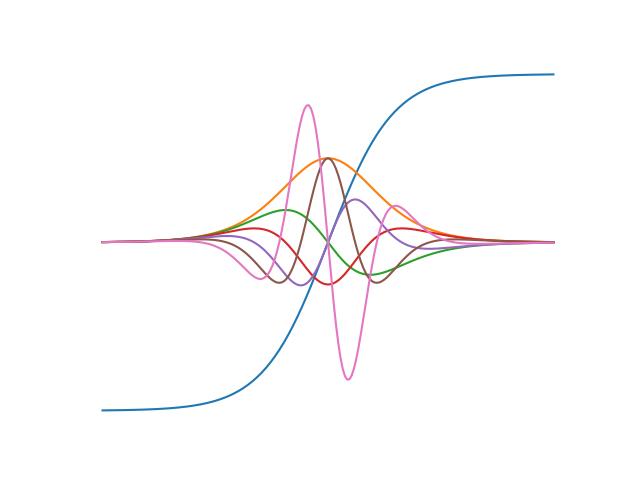

Generate this figure with Python:
from __future__ import absolute_import
import sys
if '../' not in sys.path:
  sys.path.append('../')
import autograd.numpy as np
import matplotlib.pyplot as plt
from autograd import grad

# We could use np.tanh, but let's write our own as an example.
def tanh(x):
    return (1.0 - np.exp(-x))  / (1.0 + np.exp(-x))

x = np.linspace(-7, 7, 200)
plt.plot(x, tanh(x),
         x, grad(tanh)(x),                                # first  derivative
         x, grad(grad(tanh))(x),                          # second derivative
         x, grad(grad(grad(tanh)))(x),                    # third  derivative
         x, grad(grad(grad(grad(tanh))))(x),              # fourth derivative
         x, grad(grad(grad(grad(grad(tanh)))))(x),        # fifth  derivative
         x, grad(grad(grad(grad(grad(grad(tanh))))))(x))  # sixth  derivative

plt.axis('off')
plt.savefig("tanh.png")
plt.show()
